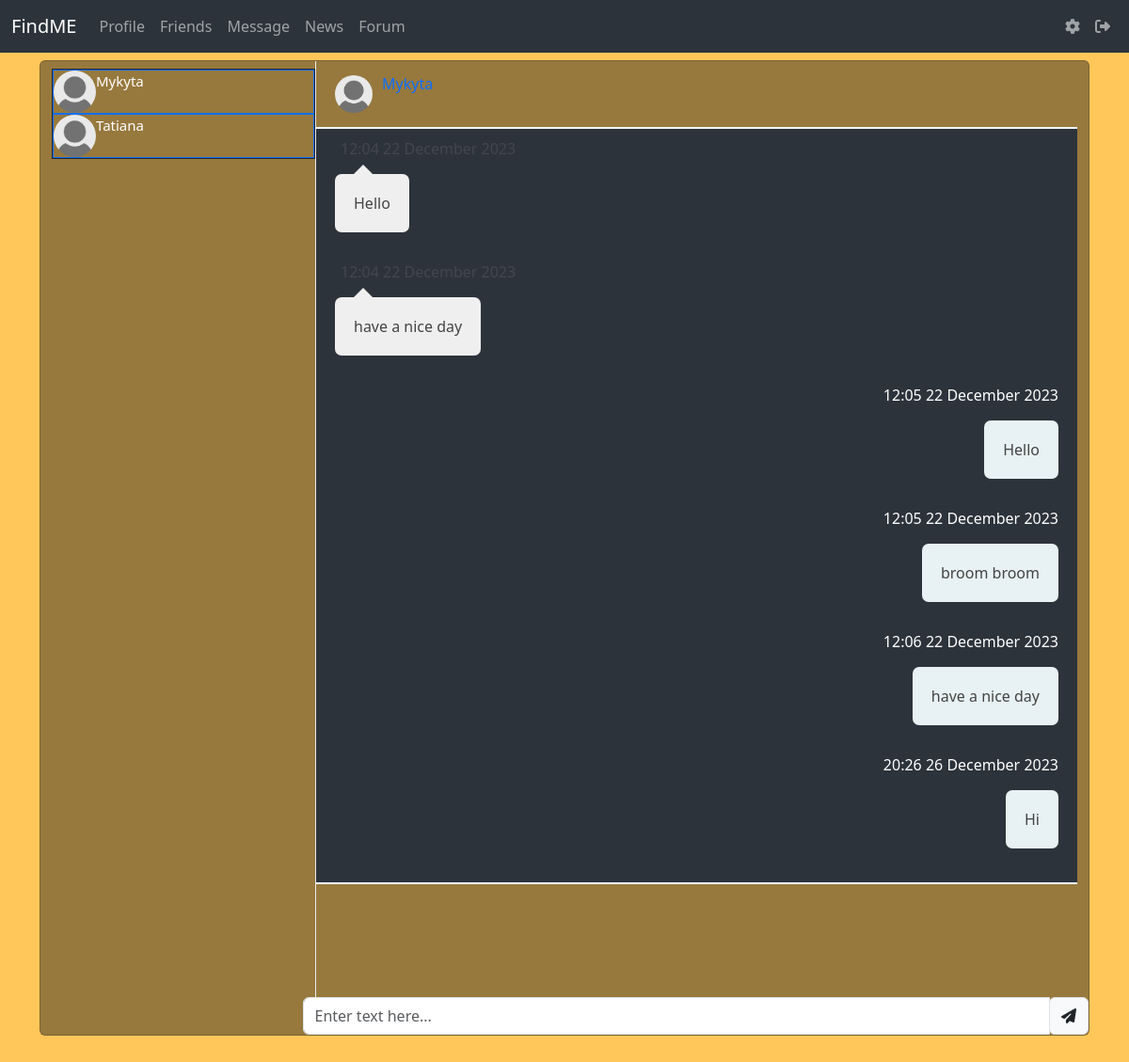
/message/3 (signed in), run on the app's committed database.
### data/users.py (models this page shows, shortened)
class User(SqlAlchemyBase, UserMixin):
    __tablename__ = 'users'
    id = sqlalchemy.Column(sqlalchemy.Integer, primary_key=True, autoincrement=True)
    name = sqlalchemy.Column(sqlalchemy.String, unique=True, nullable=True)
    about = sqlalchemy.Column(sqlalchemy.String, nullable=True, default='write about yourself')
    second_email = sqlalchemy.Column(sqlalchemy.String, nullable=True)
    github = sqlalchemy.Column(sqlalchemy.String, nullable=True)
    image = sqlalchemy.Column(sqlalchemy.String, default="default.jpg")
    email = sqlalchemy.Column(sqlalchemy.String, index=True, unique=True, nullable=True)
    followings = sqlalchemy.Column(sqlalchemy.String, nullable=True, default='')
    followers = sqlalchemy.Column(sqlalchemy.String, nullable=True, default='')
    post_count = sqlalchemy.Column(sqlalchemy.Integer, nullable=True, default=0)
    admin_check = sqlalchemy.Column(sqlalchemy.Integer, default=0)
    hashed_password = sqlalchemy.Column(sqlalchemy.String, nullable=True)
    created_date = sqlalchemy.Column(sqlalchemy.DateTime, default=datetime.datetime.now)

### data/messages.py (models this page shows)
class Message(SqlAlchemyBase):
    __tablename__ = 'messages'
    id = sqlalchemy.Column(sqlalchemy.Integer,
                           primary_key=True, autoincrement=True)
    content = sqlalchemy.Column(sqlalchemy.String)
    created_date = sqlalchemy.Column(sqlalchemy.DateTime,
                                     default=datetime.datetime.now)
    chat_id = sqlalchemy.Column(sqlalchemy.Integer,
                                sqlalchemy.ForeignKey("chats.id"))
    user_id = sqlalchemy.Column(sqlalchemy.Integer,
                                sqlalchemy.ForeignKey("users.id"))
    chat = relationship('Chats')
    user = relationship('User')

### main.py (the view, shortened to what this page needs)
@app.route('/message/<user_id>', methods=['GET', 'POST'])
@login_required
def message_id(user_id):
    db_sess = db_session.create_session()
    user = db_sess.query(User).filter(User.id == user_id).first()
    if request.method == 'POST':
        message = request.form['message_user_input']
        if message:
            db_sess = db_session.create_session()
            user = db_sess.query(User).filter(User.id == user_id).first()
            chat = db_sess.query(Chats).filter((
                                                       Chats.users == f'{user_id}, {current_user.id}') | (
                                                       Chats.users == f'{current_user.id}, {user_id}')).first()
            id = chat.id
            message_user = Message(
                content=message, chat_id=id, user_id=current_user.id
            )
            db_sess.add(message_user)
            db_sess.commit()
        return redirect(f"/message/{user_id}")
    else:
        db_sess = db_session.create_session()
        chat = db_sess.query(Chats).filter((
                                                   Chats.users == f'{user_id}, {current_user.id}') | (
                                                   Chats.users == f'{current_user.id}, {user_id}')).first()
        if chat:
            id = chat.id
        messages = db_sess.query(Message).filter(Message.chat_id == id).all()
    friends = db_sess.query(User).filter(current_user.id != User.id).all()
    return render_template('message.html', messages=messages, friends=friends, user=user)

### data/db_session.py (called while the page is built)
def create_session() -> Session:
    global __factory
    return __factory()

### main.py (called while the page is built)
@login_manager.user_loader
def load_user(user_id):
    db_sess = db_session.create_session()
    return db_sess.query(User).get(user_id)

### templates/message.html (shortened to what this page needs)
{% extends "base.html" %}
{% block content %}
<div class="container">
<div class="row">
        <div class="card chat-app" style="height: 85vh; background-color: #2227;">
                <div id="plist" class="people-list">
                    <ul class="list-unstyled chat-list mt-2 mb-0" style="border: 1px solid;">
                        {% for friend in friends%}
                        {% set ids = current_user.followings.split(', ') %}
                        {% set list1 = friend.followers.split(', ') %}
                        {% set user_id_ = current_user.id | string() %}
                            {% if friend.id | string() in ids%}
                                <a href="/message/{{ friend.id }}" style="text-decoration: none;">
                                    <li class="clearfix" style="border: 1px solid;">
                                        <img src="../static/avatars/{{user.image}}" alt="avatar">
                                            <div class="about">
                                                <div class="name" style="color: white;" >{{friend.name}}</div>
                                            </div>
                                    </li>
                                </a>
                            {% endif %}
                        {% endfor %}
                    </ul>
                </div>
                <div class="chat" style="max-height: 100%; ">
                    <div class="chat-header clearfix">
                        <div class="row">
                            <div class="col-lg-6">
                                <a href="javascript:void(0);" data-toggle="modal" data-target="#view_info" >
                                    <a href="/profile/{{user.name}}"><img src="../static/avatars/{{user.image}}" alt="avatar"></a>
                                </a>
                                <div class="chat-about">
                                    <h6 class="m-b-0" style="color: white;"><a href="/profile/{{user.name}}" style="text-decoration: none;">{{user.name}}</a></h6>
                                </div>
                            </div>
                        </div>
                    </div>
                    <div class="chat-history"   id="chat_for_js"  style="overflow: auto; height: 65.8vh; background-color: #2d333b;">
                        <ul class="m-b-0">
                             {% for item in messages%}
                                {% if item.user_id == current_user.id %}
                                    <li class="clearfix">
                                        <div class="message-data text-right" style="display: flex; justify-content: flex-end;">
                                            <span class="message-data-time" style="color: white;">{{item.created_date.strftime('%H:%M')}} {{item.created_date.strftime('%d %B %Y')}}</span>
                                        </div>
                                        <div class="message other-message float-right">{{item.content}}</div>
                                    </li>
                                {% else %}
                                    <li class="clearfix">
                                        <div class="message-data text-left" style="display: flex; justify-content: flex-start;">
                                            <span class="message-data-time">{{item.created_date.strftime('%H:%M')}} {{item.created_date.strftime('%d %B %Y')}}</span>
                                        </div>
                                        <div class="message my-message">{{item.content}}</div>
                                    </li>
                                {% endif %}
                             {% endfor %}
                        </ul>
                    </div>
                    <form method="post" enctype="multipart/form-data">
                        <div class="chat-message clearfix" id="for_message_input">
                            <div class="input-group mb-0" id="message_input" style=" width: 75%;">
                                <input type="text" name='message_user_input' class="form-control" placeholder="Enter text here...">
                                <div class="input-group-prepend">
                                    <span class="input-group-text" style="height: 40px;"><i class="fa fa-send"></i></span>
                                </div>
                            </div>
                        </div>
                    </form>
                </div>
            </div>
        </div>
</div>
{% endblock %}

### static/css/style.css (style rules this page uses)
img { max-width: 100%; height: auto; }
html body { background-color: #FFC759; }
body { min-height: 100vh; overflow-x: hidden }
.chat-app .people-list { width: 280px; position: absolute; top: 0; }
.chat-app .chat { margin-left: 280px; border-left: 1px solid #eaeaea; height: 120%; }
.people-list .chat-list li .name { font-size: 15px }
.people-list .chat-list img { width: 45px; border-radius: 50% }
.people-list img { float: left; border-radius: 50% }
.chat .chat-header { padding: 15px 20px; border-bottom: 2px solid #f4f7f6 }
.chat .chat-header img { float: left; border-radius: 40px; width: 40px }
.chat .chat-header .chat-about { float: left; padding-left: 10px }
.chat .chat-history { padding: 20px; border-bottom: 2px solid #fff }
.chat .chat-history ul { padding: 0 }
.chat .chat-history ul li { list-style: none; margin-bottom: 30px }
.chat .chat-history ul li:last-child { margin-bottom: 0px }
.chat .chat-history .message-data { margin-bottom: 15px }
.chat .chat-history .message-data-time { color: #434651; padding-left: 6px }
.chat .chat-history .message { color: #444; padding: 18px 20px; line-height: 26px; font-size: 16px; border-radius: 7px; display: inline-block; position: relative }
.chat .chat-history .my-message { background: #efefef }
.chat .chat-history .my-message:after { bottom: 100%; left: 30px; border: solid transparent; content: " "; height: 0; width: 0; position: absolute; pointer-events: none; border-bottom-color: #efefef; border-width: 10px; margin-left: -10px }
.chat .chat-history .other-message { background: #e8f1f3; text-align: right }
.chat .chat-history .other-message:after { border-bottom-color: #e8f1f3; left: 93% }
.chat .chat-message { padding: 20px }
.float-right { float: right }
.clearfix:after { visibility: hidden; display: block; font-size: 0; content: " "; clear: both; height: 0 }
#message_input { position: absolute; bottom: 0; right: 0; width: 100%; }

### data on the page
User: image (placeholder picture), name "Mykyta"
User: image (placeholder picture), name "Tatiana"
Message: created_date "12:04", created_date "22 December 2023", content "Hello"
Message: created_date "12:04", created_date "22 December 2023", content "have a nice day"
Message: created_date "12:05", created_date "22 December 2023", content "Hello"
Message: created_date "12:05", created_date "22 December 2023", content "broom broom"
Message: created_date "12:06", created_date "22 December 2023", content "have a nice day"
Message: created_date "20:26", created_date "26 December 2023", content "Hi"
